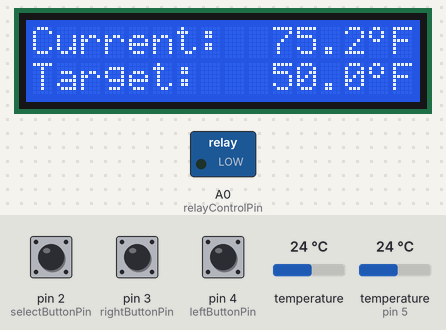
The program below on a simulated Arduino Uno, built with avr-gcc and run on an emulated ATmega328P. Shown: 16×2 character LCD, switched loads named in the program (green lamp = pin HIGH). The inputs (shaded band) are chosen by the test bench; at power-on: pin 2 (selectButtonPin) HIGH, temperature (sensor on pin 5) 24 °C, pin 3 (rightButtonPin) HIGH, pin 4 (leftButtonPin) HIGH, temperature 24 °C. What the program prints to the serial monitor is not drawn.

Above: at 2.2 s.
2.3 s: pin 2 (selectButtonPin) pulled LOW for 3.2 s
At 2.99 s:
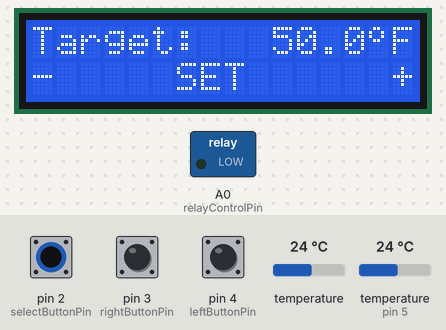
7.0 s: temperature (sensor on pin 5) set to 12 °C
At 9.1 s:
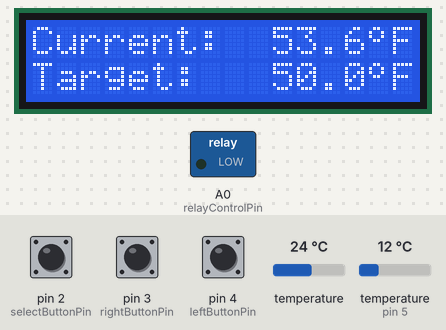
9.4 s: temperature (sensor on pin 5) set to 19 °C
At 10.9 s:
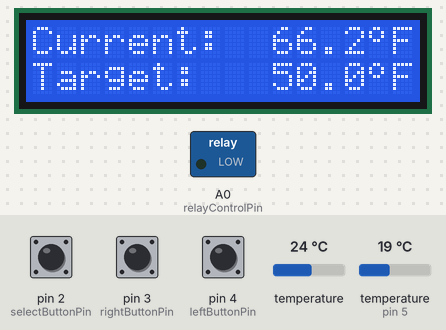
11.4 s: temperature (sensor on pin 5) set to 28 °C
At 12.9 s:
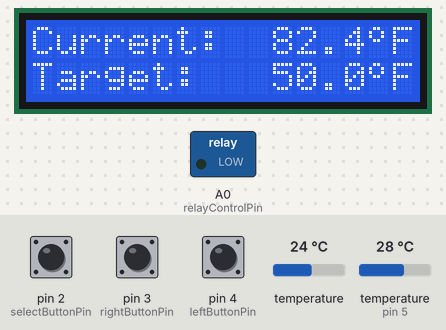
Timing chart, 0 to 14.4 s (numbered marks = the images above; inputs shaded):
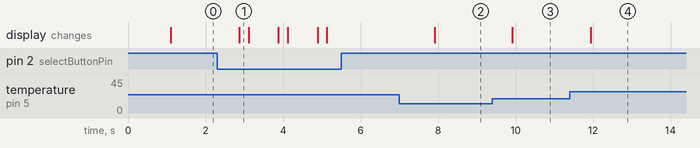

The program:

main.cpp
```cpp
#include <Arduino.h>
#include <TemperatureWatcher.h>
#include <LiquidCrystal.h>
#include <LCDMenu.h>
#include <DallasTemperature.h>
#include <Timer.h>

typedef enum{
  MainMenu,
  ChangeTargetMenu,
  ErrorMenu
}MenuState;

const int lcdRS  =  7;
const int lcdE   = 6;
const int lcdD7  = 11;
const int lcdD6  = 10;
const int lcdD5  = 9;
const int lcdD4  = 8;

const uint8_t selectButtonPin = 2;
const uint8_t rightButtonPin = 3;
const uint8_t leftButtonPin = 4;
const uint8_t temperatureSensorPin = 5;
const uint8_t relayControlPin = A0;

const unsigned long minDebounce = 200;

float GetTemperatureBySerial(void);
float GetTemperatureBySensor(void);
float GetTemperatureTest(void);

MenuState currentMenu = MenuState::MainMenu;
TemperatureWatcher tempWatcher(GetTemperatureBySensor, millis);
Timer relayTimer;

// float GetTemperature(void);
void WriteToDisplay(const TemperatureWatcher * const tempWatcher, const MenuState * const currentMenu, float localTargetTemperature);
void CheckButtonPresses(TemperatureWatcher * const tempWatcher, MenuState * currentMenu);


// TemperatureWatcher tempWatcher(GetTemperature, millis);
LiquidCrystal lcd(lcdRS, lcdE, lcdD4, lcdD5, lcdD6, lcdD7);
LCDMenu lcdMenu;
OneWire oneWire(temperatureSensorPin);
DallasTemperature temperatureSensor(&oneWire);

uint8_t deviceAddress[8];

byte degreeSymbol[8] = {
  B01100,
  B10010,
  B10010,
  B01100,
  B00000,
  B00000,
  B00000
};

void setup() {
  Serial.begin(9600);

  // Set up relay output
  pinMode(relayControlPin, OUTPUT);

  pinMode(selectButtonPin, INPUT);
  digitalWrite(selectButtonPin, HIGH);

  pinMode(rightButtonPin, INPUT);
  digitalWrite(rightButtonPin, HIGH);

  pinMode(leftButtonPin, INPUT);
  digitalWrite(leftButtonPin, HIGH);

  // Set up temperature sensor

  delay(1000);

  // Set up LCD
  lcd.begin(LCD_NUMBER_OF_ROWS, LCD_NUMBER_OF_LINES);
  lcd.createChar(0, degreeSymbol);
  // currentTemperature = tempWatcher.GetCurrentTemperatureInstance();
  // targetTemperature = tempWatcher.GetTargetTemperatureInstance();

  relayTimer.SetTimeout(180000);
  relayTimer.Start();

  temperatureSensor.getAddress(deviceAddress, 0);

  tempWatcher.SetTargetTemperature(50.0f);
  tempWatcher.SetUpdateDelayMilliseconds(1000);

  WriteToDisplay(&tempWatcher, &currentMenu, 0.0f);
}

void loop() {
  tempWatcher.Update();
  // Serial.println(tempWatcher.Alarm());
  switch(tempWatcher.Alarm()){

    case TemperatureWatcher::TemperatureAlarm_t::alarmHigh:
      Serial.print("High: ");
      Serial.print(relayTimer.Expired() ? "1" : "0");
      Serial.print(" : ");
      Serial.println(relayTimer.Running()  ? "1" : "0");
      if(relayTimer.Expired()){
        digitalWrite(relayControlPin, HIGH);
        relayTimer.Stop();
      }
      break;

    case TemperatureWatcher::TemperatureAlarm_t::alarmLow:
      Serial.print("Low: ");
      Serial.println(relayTimer.Running()  ? "1" : "0");
      digitalWrite(relayControlPin, LOW);
      if(!relayTimer.Running()){
        Serial.print("Starting timer!!: ");
        relayTimer.Start();
        Serial.println(relayTimer.Running() ? "1" : "0");
      }
      break;

    case TemperatureWatcher::TemperatureAlarm_t::alarmNone:
      Serial.println("None");
      // No change needed
      break;

    default:
      Serial.println("Error");
      Serial.println(tempWatcher.Alarm());
      // Should never get into this block
      digitalWrite(relayControlPin, LOW);
      break;
  }

  CheckButtonPresses(&tempWatcher, &currentMenu);
}

void CheckButtonPresses(TemperatureWatcher * const tempWatcher, MenuState * currentMenu){

  static float localTargetTemperature = 50.0f;
  static unsigned long lastRightButtonPress = 0;
  static unsigned long lastLeftButtonPress = 0;
  static unsigned long lastSelectButtonPress = 0;
  static float lastTemperature = 0;

  bool updateScreen = false; // Only update screen when necessary

  if(!digitalRead(selectButtonPin)){

    if(millis() - lastSelectButtonPress > minDebounce){

      // Update target temperature if necessary
      if(*currentMenu == MenuState::ChangeTargetMenu){
        tempWatcher->SetTargetTemperature(localTargetTemperature);
      }

      // Change to new screen
      *currentMenu = *currentMenu == MenuState::ErrorMenu ? MenuState::ErrorMenu :
                *currentMenu == MenuState::MainMenu ? MenuState::ChangeTargetMenu : MenuState::MainMenu;

      lastSelectButtonPress = millis();
      updateScreen = true;
    }
  }

  if(*currentMenu == MenuState::ChangeTargetMenu){

    if(!digitalRead(rightButtonPin)){

      if(millis() - lastRightButtonPress > minDebounce){

        localTargetTemperature += 0.5f;
        lastRightButtonPress = millis();
        updateScreen = true;
      }
    }

    if(!digitalRead(leftButtonPin)){

      if(millis() - lastLeftButtonPress > minDebounce){

        localTargetTemperature -= 0.5f;
        lastLeftButtonPress = millis();
        updateScreen = true;
      }
    }
  }
  // Serial.println(localTargetTemperature);
  // if(updateScreen || tempWatcher->TemperatureChanged()) WriteToDisplay(tempWatcher, currentMenu, localTargetTemperature);

  if(updateScreen || abs(tempWatcher->GetCurrentTemperature() - lastTemperature) > 0.1f){
  //   Serial.println(tempWatcher->GetCurrentTemperature());
  //   Serial.println(lastTemperature);
  //   Serial.println(tempWatcher->TemperatureChanged());
  //   Serial.println("\n\n\n");
    WriteToDisplay(tempWatcher, currentMenu, localTargetTemperature);
    lastTemperature = tempWatcher->GetCurrentTemperature();
  }
}

void WriteToDisplay(const TemperatureWatcher * const tempWatcher, const MenuState * const currentMenu, float localTargetTemperature){
  switch(*currentMenu){
    char buffer[3];
    char menuBuffer[16];

    case MenuState::MainMenu:

      lcd.setCursor(0, 0);
      dtostrf(tempWatcher->GetCurrentTemperature(), 3, 1, buffer);
      sprintf(menuBuffer, "%-10s%s F%4s", "Current:", buffer, " ");
      lcd.print(menuBuffer);

      lcd.setCursor(snprintf(NULL, 0, "%-10s%s", "Current:", buffer), 0);
      lcd.write(byte(0));

      memset(buffer, 0, 3);
      memset(menuBuffer, 0, 16);

      lcd.setCursor(0, 1);

      dtostrf(tempWatcher->GetTargetTemperature(), 3, 1, buffer);
      sprintf(menuBuffer, "%-10s%s F%4s", "Target:", buffer, " ");
      lcd.print(menuBuffer);

      lcd.setCursor(snprintf(NULL, 0, "%-10s%s", "Target:", buffer), 1);
      lcd.write(byte(0));

      break;

    case MenuState::ChangeTargetMenu:

      lcd.setCursor(0, 0);
      dtostrf(localTargetTemperature, 3, 1, buffer);
      sprintf(menuBuffer, "%-10s%s F%4s", "Target:", buffer, " ");
      lcd.print(menuBuffer);

      lcd.setCursor(snprintf(NULL, 0, "%-10s%s", "Target:", buffer), 0);
      lcd.write(byte(0));

      lcd.setCursor(0, 1);
      lcd.print("-     SET      +");
      break;

    case MenuState::ErrorMenu:
      // Fall through to default

    default:

      lcd.setCursor(0, 0);
      lcd.print("An error");

      lcd.setCursor(0, 1);
      lcd.print("has occured");
      break;
  }
}

float GetTemperatureTest(void){
  static float temp = 0.0f;
  return temp += 0.1f;
}

float GetTemperatureBySerial(void){
  static float temp;
  while(Serial.available()){
    temp = (float)Serial.readString().toFloat();
    Serial.println("Temperature set to " + String(temp));
  }
  return temp;
}

float GetTemperatureBySensor(void){
  temperatureSensor.requestTemperatures();
  return temperatureSensor.getTempFByIndex(0);
}
// inline void ChangeMenu(MenuState* currentMenu){
//   /*
//     currentMenu == 1 -> 0
//     currentMenu == 0 -> 1
//     currentMenu == 2 -> 2
//   */

//   *currentMenu = *currentMenu == MenuState::ErrorMenu ? MenuState::ErrorMenu :
//                 *currentMenu == MenuState::MainMenu ? MenuState::ChangeTargetMenu : MenuState::MainMenu;

// }
```

Measured:
- after the input at 2.3 s, the display: changes after 0.58 s (image 1)
- after the input at 7.0 s, the display: changes after 0.91 s (image 2)
- after the input at 9.4 s, the display: changes after 0.52 s (image 3)
- after the input at 11.4 s, the display: changes after 0.54 s (image 4)
